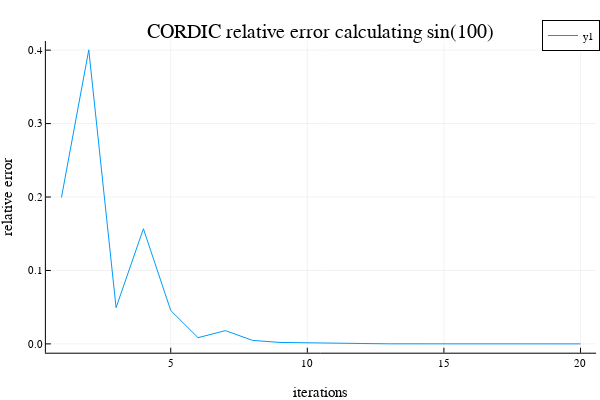

Notebook code for this chart:
### Code cell
plot(cordic_error_of_iterations, X, title="CORDIC relative error calculating sin(100)", xguide = "iterations", yguide = "relative error")

### Figure 1 — Plotly figure (JSON) as saved in the notebook; plotly's stock layout.template omitted (floating-point values rounded to 4 significant figures)
{"data": [{"colorbar": {"title": ""}, "legendgroup": "y1", "line": {"color": "rgba(0, 154, 250, 1.000)", "dash": "solid", "shape": "linear", "width": 1}, "mode": "lines", "name": "y1", "showlegend": true, "type": "scatter", "x": [1, 2, 3, 4, 5, 6, 7, 8, 9, 10, 11, 12, 13, 14, 15, 16, 17, 18, 19, 20], "xaxis": "x", "y": [0.1992, 0.4004, 0.04933, 0.1568, 0.04553, 0.008453, 0.01807, 0.004686, 0.001977, 0.001347, 0.000317, 0.0005145, 9.863e-05, 0.0001093, 5.323e-06, 4.665e-05, 2.066e-05, 7.67e-06, 1.174e-06, 2.074e-06], "yaxis": "y", "zmax": null, "zmin": null}], "layout": {"annotations": [{"font": {"color": "rgba(0, 0, 0, 1.000)", "family": "sans-serif", "size": 20}, "rotation": 0, "showarrow": false, "text": "CORDIC relative error calculating sin(100)", "x": 0.535, "xanchor": "center", "xref": "paper", "y": 1, "yanchor": "top", "yref": "paper"}], "height": 400, "legend": {"bgcolor": "rgba(255, 255, 255, 1.000)", "bordercolor": "rgba(0, 0, 0, 1.000)", "borderwidth": 1, "font": {"color": "rgba(0, 0, 0, 1.000)", "family": "sans-serif", "size": 11}, "tracegroupgap": 0, "traceorder": "normal", "x": 1, "xanchor": "auto", "y": 1, "yanchor": "auto"}, "margin": {"b": 20, "l": 0, "r": 0, "t": 20}, "paper_bgcolor": "rgba(255, 255, 255, 1.000)", "plot_bgcolor": "rgba(255, 255, 255, 1.000)", "showlegend": true, "width": 600, "xaxis": {"anchor": "y", "domain": [0.07647, 0.9934], "gridcolor": "rgba(0, 0, 0, 0.100)", "gridwidth": 0.5, "linecolor": "rgba(0, 0, 0, 1.000)", "mirror": false, "range": [0.43, 20.57], "showgrid": true, "showline": true, "showticklabels": true, "tickangle": 0, "tickcolor": "rgb(0, 0, 0)", "tickfont": {"color": "rgba(0, 0, 0, 1.000)", "family": "sans-serif", "size": 11}, "tickmode": "array", "ticks": "inside", "ticktext": ["5", "10", "15", "20"], "tickvals": [5, 10, 15, 20], "title": "iterations", "titlefont": {"color": "rgba(0, 0, 0, 1.000)", "family": "sans-serif", "size": 15}, "type": "-", "visible": true, "zeroline": false, "zerolinecolor": "rgba(0, 0, 0, 1.000)"}, "yaxis": {"anchor": "x", "domain": [0.07581, 0.9415], "gridcolor": "rgba(0, 0, 0, 0.100)", "gridwidth": 0.5, "linecolor": "rgba(0, 0, 0, 1.000)", "mirror": false, "range": [-0.01201, 0.4124], "showgrid": true, "showline": true, "showticklabels": true, "tickangle": 0, "tickcolor": "rgb(0, 0, 0)", "tickfont": {"color": "rgba(0, 0, 0, 1.000)", "family": "sans-serif", "size": 11}, "tickmode": "array", "ticks": "inside", "ticktext": ["0.0", "0.1", "0.2", "0.3", "0.4"], "tickvals": [0, 0.1, 0.2, 0.3, 0.4], "title": "relative error", "titlefont": {"color": "rgba(0, 0, 0, 1.000)", "family": "sans-serif", "size": 15}, "type": "-", "visible": true, "zeroline": false, "zerolinecolor": "rgba(0, 0, 0, 1.000)"}}}
